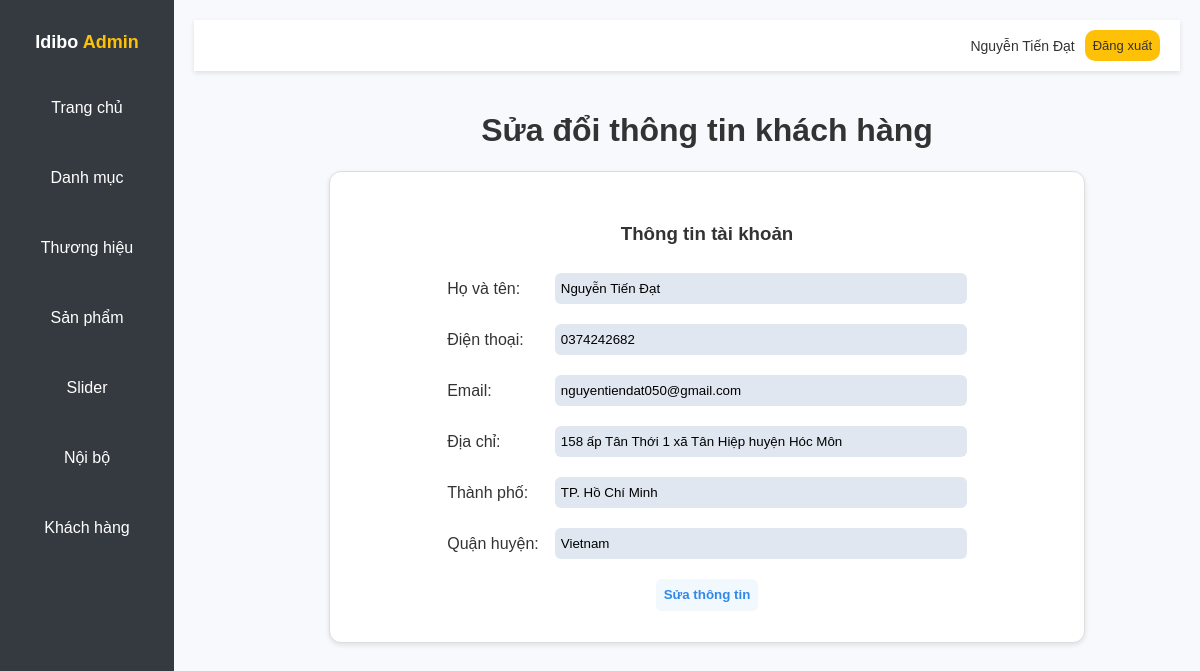
/admin/customeredit.php?customerid=3 (signed in), run on the app's committed database.
### tables this page shows
CREATE TABLE `tbl_customer` (
  `id` int(11) NOT NULL,
  `name` varchar(255) NOT NULL,
  `address` varchar(1000) NOT NULL,
  `province` varchar(255) NOT NULL,
  `district` varchar(255) NOT NULL,
  `wards` varchar(255) NOT NULL,
  `phone` varchar(30) NOT NULL,
  `email` varchar(50) NOT NULL,
  `password` varchar(255) NOT NULL
);

### lib/database.php (called while the page is built, shortened)
<?php
    class Database {
        public $host    = DB_HOST;
        public $user    = DB_USER;
        public $pass    = DB_PASS;
        public $dbname  = DB_NAME;
        public $link;
        private function connectDB() {
            $this->link = new mysqli($this->host, $this->user,
                                     $this->pass, $this->dbname);
        }
        public function select($query) {
            $result = $this->link->query($query) or
                die($this->link->error . __LINE__);
            if ($result->num_rows > 0) {
                return $result;
            } else {
                return false;
            }
        }
    }
?>

### classes/customer.php (called while the page is built, shortened)
<?php
    $filepath = realpath(dirname(__FILE__));
    include_once ($filepath.'/../lib/database.php');
    class customer {
        private $db;
        public function __construct() {
            $this->db = new Database();
        }
        public function show_customer($id){
            $query = "SELECT * FROM tbl_customer WHERE id = '$id'";
            $result = $this->db->select($query);
            return $result;
        }
    }
?>

### admin/customeredit.php (the view, shortened to what this page needs)
<?php
  include 'inc/header.php';
  include '../classes/customer.php';
  $cs = new customer();
?>
<?php
    if (!isset($_GET['customerid']) || $_GET['customerid'] == NULL) {
        echo "<script>window.location = 'customerlist.php'</script>";
    } else {
        $id = $_GET['customerid'];
    }
?>
<link rel="stylesheet" href="css/customeredit.css">
<div class="container">
    <div>
        <h1>Sửa đổi thông tin khách hàng</h1>
    </div>
    <?php
        $get_customer = $cs->show_customer($id);
        if($get_customer){
            while($result = $get_customer->fetch_assoc()){
    ?>
        <div class="user-info-wrapper">
            <h3>Thông tin tài khoản</h3>
            <form action="" method="post">
                <table style="border-collapse: collapse">
                    <tr>
                        <td>Họ và tên:</td>
                        <td>
                            <input
                            name="name"
                            type="text"
                            value = '<?php echo $result['name'] ?>'
                            />
                        </td>
                    </tr>
                    <tr>
                        <td>Điện thoại:</td>
                        <td>
                            <input
                            name="phone"
                            type="tel"
                            value = '<?php echo $result['phone'] ?>'
                            />
                        </td>
                    </tr>
                    <tr>
                        <td>Email:</td>
                        <td>
                            <input
                            name="email"
                            type="email"
                            value = '<?php echo $result['email'] ?>'
                            />
                        </td>
                    </tr>
                    <tr>
                        <td>Địa chỉ:</td>
                        <td>
                            <input
                            name="address"
                            type="text"
                            value = '<?php echo $result['address'] ?>'
                            />
                        </td>
                    </tr>
                    <tr>
                        <td>Thành phố:</td>
                        <td>
                            <input
                            name="province"
                            type="text"
                            value = '<?php echo $result['province'] ?>'
                            />
                        </td>
                    </tr>
                    <tr>
                        <td>Quận huyện:</td>
                        <td>
                            <input
                            name="district"
                            type="text"
                            value = '<?php echo $result['district'] ?>'
                            />
                        </td>
                    </tr>
                </table>
                <div class="div-update-profile">
                    <input type="submit" name="updateprofile" class="save-btn" value="Sửa thông tin" />
                </div>
            </form>
        </div>
    <?php
            }
        }
    ?>
</div>
<?php
  include 'inc/footer.php';
?>

### admin/css/styles.css (style rules this page uses)
body { font-family: Arial, sans-serif; margin: 0; padding: 0; background-color: #f8f9fc; color: #333; text-decoration: none; display: flex; }

### admin/css/customeredit.css (style rules this page uses)
.container { width: 100%; display: flex; flex-direction: column; justify-content: center; align-items: center; padding: 20px; }
table td input { padding: 8px 6px; border: none; border-radius: 6px; background-color: rgb(225, 231, 240); transition: 0.2s; color: rgb(0, 0, 0); }
table td { padding: 10px 8px; }
input { width: 400px; padding: 5px; }
.save-btn { margin-top: 10px; border-radius: 6px; padding: 0.5rem; max-width: fit-content; transition: 0.2s; cursor: pointer; font-weight: 700; border: #f1f8fe; color: #3188ea; background: #f1f8fe; box-shadow: 0 1px 1px 0 rgba(196, 195, 195, 0.1), 0 1px 2px -1px rgba(148, 148, 148, 0.1); }
.user-info-wrapper { background-color: rgb(255, 255, 255); width: 70%; padding: 2rem; border-radius: 0.75rem; display: flex; flex-direction: column; justify-content: center; align-items: center; border: 1px solid #ddd; box-shadow: 0 2px 5px rgba(0, 0, 0, 0.1); }
.div-update-profile { width: 100%; display: flex; flex-direction: column; justify-content: center; align-items: center; }

### data on the page
tbl_customer: name "Nguyễn Tiến Đạt", phone "0374242682", email "nguyentiendat050@gmail.com", address "158 ấp Tân Thới 1 xã Tân Hiệp huyện Hóc Môn", province "TP. Hồ Chí Minh", district "Vietnam"

### other printed values
Session::get('adminName') "Nguyễn Tiến Đạt"
